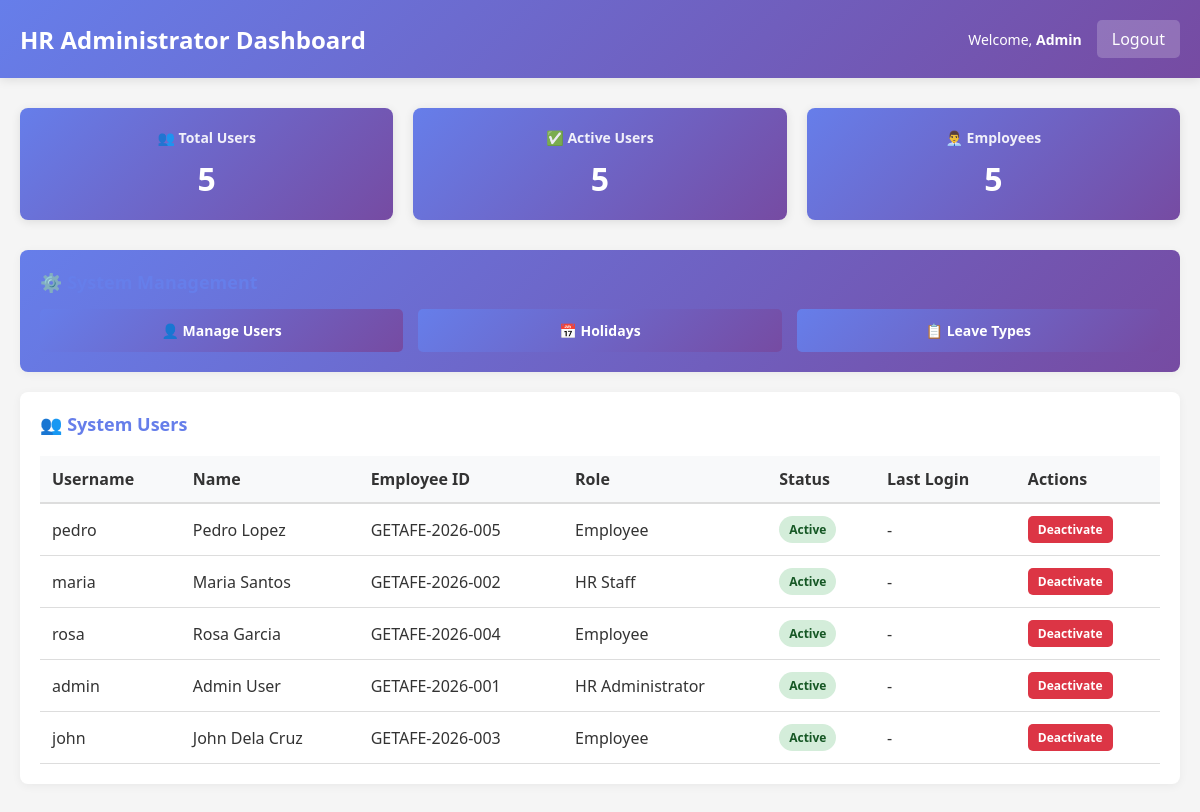
Page /admin/dashboard.php (signed in) on the committed database.
### tables this page shows
CREATE TABLE employees (
  employee_id INT PRIMARY KEY AUTO_INCREMENT,
  employee_code VARCHAR(20) UNIQUE NOT NULL,
  first_name VARCHAR(50) NOT NULL,
  last_name VARCHAR(50) NOT NULL,
  email VARCHAR(100) UNIQUE NOT NULL,
  phone VARCHAR(20),
  position VARCHAR(100),
  salary DECIMAL(10, 2),
  date_hired DATE,
  status ENUM('active', 'inactive') DEFAULT 'active',
  created_at TIMESTAMP DEFAULT CURRENT_TIMESTAMP,
  updated_at TIMESTAMP DEFAULT CURRENT_TIMESTAMP ON UPDATE CURRENT_TIMESTAMP
);

CREATE TABLE users (
  user_id INT PRIMARY KEY AUTO_INCREMENT,
  username VARCHAR(50) UNIQUE NOT NULL,
  password VARCHAR(255) NOT NULL,
  role_id INT NOT NULL,
  employee_id INT,
  status ENUM('active', 'inactive') DEFAULT 'active',
  deactivation_reason VARCHAR(255),
  deactivated_at DATETIME,
  created_at TIMESTAMP DEFAULT CURRENT_TIMESTAMP,
  last_login DATETIME,
  FOREIGN KEY (role_id) REFERENCES roles(role_id),
  FOREIGN KEY (employee_id) REFERENCES employees(employee_id)
);

CREATE TABLE roles (
  role_id INT PRIMARY KEY AUTO_INCREMENT,
  role_name VARCHAR(50) UNIQUE NOT NULL,
  description TEXT,
  created_at TIMESTAMP DEFAULT CURRENT_TIMESTAMP
);

### includes/functions.php (called while the page is built, shortened)
<?php
function get_employee_info($conn, $employee_id) {
    $result = $conn->query("SELECT * FROM employees WHERE employee_id = $employee_id");
    return $result->fetch_assoc();
}
function get_total_employees($conn) {
    $result = $conn->query("SELECT COUNT(*) as count FROM employees WHERE status = 'active'");
    return $result->fetch_assoc()['count'];
}
?>

### admin/dashboard.php (the view, shortened to what this page needs)
<?php
require_once '../config/database.php';
require_once '../includes/functions.php';
$admin = get_employee_info($conn, $_SESSION['employee_id']);
$total_users = $conn->query("SELECT COUNT(*) as count FROM users")->fetch_assoc()['count'];
$active_users = $conn->query("SELECT COUNT(*) as count FROM users WHERE status = 'active'")->fetch_assoc()['count'];
$total_employees = get_total_employees($conn);
$users = $conn->query("SELECT u.*, e.first_name, e.last_name, e.employee_code, r.role_name FROM users u JOIN employees e ON u.employee_id = e.employee_id JOIN roles r ON u.role_id = r.role_id ORDER BY u.created_at DESC")->fetch_all(MYSQLI_ASSOC);
?>
<!DOCTYPE html>
<html lang="en">
<head>
    <link rel="stylesheet" href="../assets/css/style.css">
</head>
<body>
    <div class="navbar">
        <h2>HR Administrator Dashboard</h2>
        <div class="navbar-user">
            <span>Welcome, <strong><?php echo htmlspecialchars($admin['first_name']); ?></strong></span>
            <a href="../logout.php">Logout</a>
        </div>
    </div>
    <div class="container">
        <div class="dashboard">
            <div class="stat-box">
                <h4>👥 Total Users</h4>
                <div class="stat-number"><?php echo $total_users; ?></div>
            </div>
            <div class="stat-box">
                <h4>✅ Active Users</h4>
                <div class="stat-number"><?php echo $active_users; ?></div>
            </div>
            <div class="stat-box">
                <h4>👨‍💼 Employees</h4>
                <div class="stat-number"><?php echo $total_employees; ?></div>
            </div>
        </div>
        <div class="card" style="background: linear-gradient(135deg, #667eea 0%, #764ba2 100%); color: white;">
            <h3>⚙️ System Management</h3>
            <div style="display: grid; grid-template-columns: repeat(auto-fit, minmax(180px, 1fr)); gap: 15px; margin-top: 15px;">
                <a href="manage_users.php" class="btn btn-primary" style="text-align: center;">👤 Manage Users</a>
                <a href="manage_holidays.php" class="btn btn-primary" style="text-align: center;">📅 Holidays</a>
                <a href="manage_leaves.php" class="btn btn-primary" style="text-align: center;">📋 Leave Types</a>
            </div>
        </div>
        <div class="table-container">
            <h3>👥 System Users</h3>
            <table>
                <thead>
                    <tr>
                        <th>Username</th>
                        <th>Name</th>
                        <th>Employee ID</th>
                        <th>Role</th>
                        <th>Status</th>
                        <th>Last Login</th>
                        <th>Actions</th>
                    </tr>
                </thead>
                <tbody>
                    <?php foreach ($users as $user): ?>
                    <tr>
                        <td><?php echo htmlspecialchars($user['username']); ?></td>
                        <td><?php echo htmlspecialchars($user['first_name'] . ' ' . $user['last_name']); ?></td>
                        <td><?php echo $user['employee_code']; ?></td>
                        <td><?php echo htmlspecialchars($user['role_name']); ?></td>
                        <td>
                            <?php if ($user['status'] === 'active'): ?>
                                <span class="badge badge-success">Active</span>
                            <?php else: ?>
                                <span class="badge badge-danger">Inactive</span>
                            <?php endif; ?>
                        </td>
                        <td><?php echo $user['last_login'] ? format_datetime($user['last_login']) : '-'; ?></td>
                        <td>
                            <a href="user_status.php?user_id=<?php echo $user['user_id']; ?>&status=<?php echo ($user['status'] === 'active' ? 'inactive' : 'active'); ?>" class="btn <?php echo ($user['status'] === 'active' ? 'btn-danger' : 'btn-success'); ?>" style="padding: 5px 10px; font-size: 12px;">
                                <?php echo ($user['status'] === 'active' ? 'Deactivate' : 'Activate'); ?>
                            </a>
                        </td>
                    </tr>
                    <?php endforeach; ?>
                </tbody>
            </table>
        </div>
    </div>
</body>
</html>

### assets/css/style.css (style rules this page uses)
* { margin: 0; padding: 0; box-sizing: border-box; }
body { font-family: 'Segoe UI', Tahoma, Geneva, Verdana, sans-serif; background-color: #f5f5f5; color: #333; }
.navbar { background: linear-gradient(135deg, #667eea 0%, #764ba2 100%); color: white; padding: 20px; display: flex; justify-content: space-between; align-items: center; box-shadow: 0 2px 10px rgba(0, 0, 0, 0.1); }
.navbar h2 { font-size: 24px; font-weight: 600; }
.navbar-user { display: flex; gap: 15px; align-items: center; }
.navbar-user span { font-size: 14px; }
.navbar-user a { background: rgba(255, 255, 255, 0.2); color: white; padding: 8px 15px; text-decoration: none; border-radius: 5px; transition: background 0.3s; }
.container { max-width: 1200px; margin: 30px auto; padding: 0 20px; }
.card { background: white; border-radius: 8px; padding: 20px; margin-bottom: 20px; box-shadow: 0 2px 10px rgba(0, 0, 0, 0.05); }
.card h3 { color: #667eea; margin-bottom: 15px; font-size: 18px; }
.dashboard { display: grid; grid-template-columns: repeat(auto-fit, minmax(200px, 1fr)); gap: 20px; margin-bottom: 30px; }
.stat-box { background: linear-gradient(135deg, #667eea 0%, #764ba2 100%); color: white; padding: 20px; border-radius: 8px; text-align: center; box-shadow: 0 2px 10px rgba(0, 0, 0, 0.1); }
.stat-box h4 { font-size: 14px; margin-bottom: 10px; opacity: 0.9; }
.stat-number { font-size: 32px; font-weight: bold; }
.btn { display: inline-block; padding: 12px 24px; border: none; border-radius: 5px; cursor: pointer; font-size: 14px; font-weight: 600; text-decoration: none; transition: all 0.3s; }
.btn-primary { background: linear-gradient(135deg, #667eea 0%, #764ba2 100%); color: white; }
.btn-danger { background: #dc3545; color: white; }
.table-container { background: white; border-radius: 8px; padding: 20px; margin-bottom: 20px; box-shadow: 0 2px 10px rgba(0, 0, 0, 0.05); }
.table-container h3 { color: #667eea; margin-bottom: 20px; font-size: 18px; }
table { width: 100%; border-collapse: collapse; }
table thead { background-color: #f8f9fa; border-bottom: 2px solid #ddd; }
table th { padding: 12px; text-align: left; font-weight: 600; color: #333; }
table td { padding: 12px; border-bottom: 1px solid #ddd; }
.badge { display: inline-block; padding: 5px 10px; border-radius: 20px; font-size: 12px; font-weight: 600; }
.badge-success { background-color: #d4edda; color: #155724; }

### rows in the picture
employees: first_name "Admin"
users: username "pedro", employee.last_name "Pedro Lopez", employee.employee_code "GETAFE-2026-005", role.role_name "Employee", status "Active"
users: username "maria", employee.last_name "Maria Santos", employee.employee_code "GETAFE-2026-002", role.role_name "HR Staff", status "Active"
users: username "rosa", employee.last_name "Rosa Garcia", employee.employee_code "GETAFE-2026-004", role.role_name "Employee", status "Active"
users: username "admin", employee.last_name "Admin User", employee.employee_code "GETAFE-2026-001", role.role_name "HR Administrator", status "Active"
users: username "john", employee.last_name "John Dela Cruz", employee.employee_code "GETAFE-2026-003", role.role_name "Employee", status "Active"

### other values in the picture
$total_users "5"
$active_users "5"
$total_employees "5"
